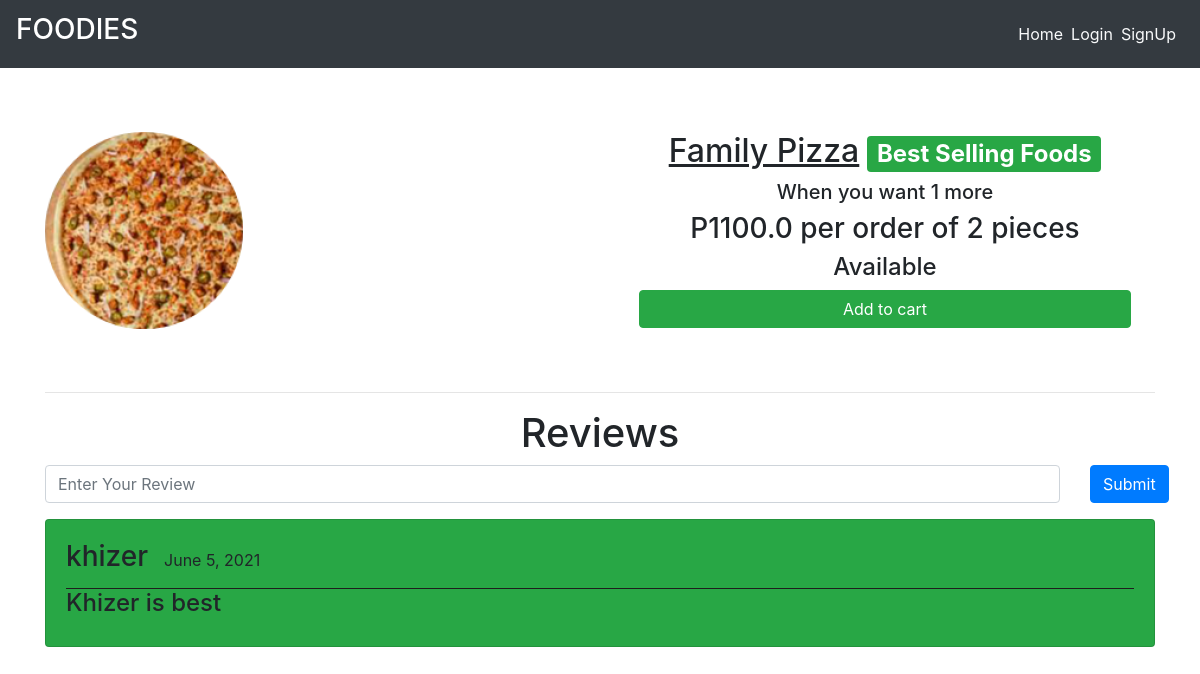
/dishes/Pizza-Vizza, run on the app's committed database.
### main/models.py (models this page shows, shortened)
class Item(models.Model):
    LABELS = (
        ('Best Selling Foods', 'Best Selling Foods'),
        ('New Food', 'New Food'),
        ('Spicy Foods🔥', 'Spicy Foods🔥'),
    )
    LABEL_COLOUR = (
        ('danger', 'danger'),
        ('success', 'success'),
        ('primary', 'primary'),
        ('info', 'info'),
        ('warning', 'warning'),
    )
    title = models.CharField(max_length=150)
    description = models.CharField(max_length=250,blank=True)
    price = models.FloatField()
    pieces = models.IntegerField(default=6)
    instructions = models.CharField(max_length=250,default="Available")
    image = models.ImageField(default='default.png', upload_to='images/')
    labels = models.CharField(max_length=25, choices=LABELS, blank=True)
    label_colour = models.CharField(max_length=15, choices=LABEL_COLOUR, blank=True)
    slug = models.SlugField(default="foods")
    created_by = models.ForeignKey(User, on_delete=models.CASCADE)

class Reviews(models.Model):
    user = models.ForeignKey(User, on_delete = models.CASCADE)
    item = models.ForeignKey(Item, on_delete = models.CASCADE)
    rslug = models.SlugField()
    review = models.TextField()
    posted_on = models.DateField(default=timezone.now)
    class Meta:
        verbose_name = 'Review'
        verbose_name_plural = 'Reviews'

### main/views.py (the view)
# urls.py: path('dishes/<slug>', views.menuDetail, name='dishes'),
def menuDetail(request, slug):
    item = Item.objects.filter(slug=slug).first()
    reviews = Reviews.objects.filter(rslug=slug).order_by('-id')[:7]
    context = {
        'item' : item,
        'reviews' : reviews,
    }
    return render(request, 'main/dishes.html', context)

### main/templates/main/dishes.html (shortened to what this page needs)
{% extends "main/layout.html" %}
{% block content %}
<div class="dishes">
  <main class="mt-3 pt-4 main">
    <div class="container dark-grey-text">
      <div class="row wow fadeIn">
        <div class="col-md-6 mb-4">
          <img src="{{ item.image.url }}" class="img-fluid mt-4" alt="">
        </div>
        <div class="col-md-6 mb-4 information">
          <div class="p-4 content">
            <div class="mt-0">
                <h2><u>{{ item.title }}</u><span class="badge badge-{{ item.label_colour }} ml-2">{{ item.labels }}</span></h2>
            </div>
            <div class="lead">
              {% if item.description %}
              <h5>{{ item.description }}</h5>
              {% endif %}
              <h3>P{{ item.price }} per order of {{ item.pieces}} pieces</h3>
              <h4>{{ item.instructions }}</h4>
            </div>
            <a href="{% url 'main:add-to-cart' item.slug %}" class="btn btn-success btn-md my-0 p">Add to cart</a>
          </div>
        </div>
      </div>
      <hr>
    </div>
  </main>
  <div class="container">
    <h1 class="text-center">Reviews</h1>
    <form action="{% url 'main:add_reviews' %}" method="POST" class="mb-3">
      <div class="row">
        <div class="col-sm-11">
          <input type="text" name="review" class="form-control" placeholder="Enter Your Review">
        </div>
        <div class="col-sm-1">
          <button type="submit" class="btn btn-primary">Submit</button>
        </div>
      </div>
    </form>
    {% for review in reviews %}
    <div class="main-reviews card bg-success mb-3">
      <div class="card-body">
        <div class="user_details" style="display: flex; border-bottom: 1px solid rgb(31, 30, 30);">
          <h3 class="mr-3">{{ review.user.username }} </h3>
          <p class="mt-2">{{ review.posted_on }}</p>
        </div>
          <h4>{{ review.review }}</h4>
      </div>
    </div>
    {% endfor %}
  </div>
</div>
{% endblock content %}

### main/static/main/styles.css (style rules this page uses)
.dishes .main .container .row img { max-width: 540px; max-height: 450px; width: fit-content; }
.dishes .main .container .row .content { display: flex; flex-direction: column; text-align: center; justify-content: center; }
.dishes .main .container .row .information { display: flex; flex-direction: column; text-align: center; justify-content: center; }

### data on the page
Item: image (picture), title "Family Pizza", labels "Best Selling Foods", description "When you want 1 more", price "1100.0", pieces "2", instructions "Available"
Reviews: user.username "khizer", posted_on "June 5, 2021", review "Khizer is best"
